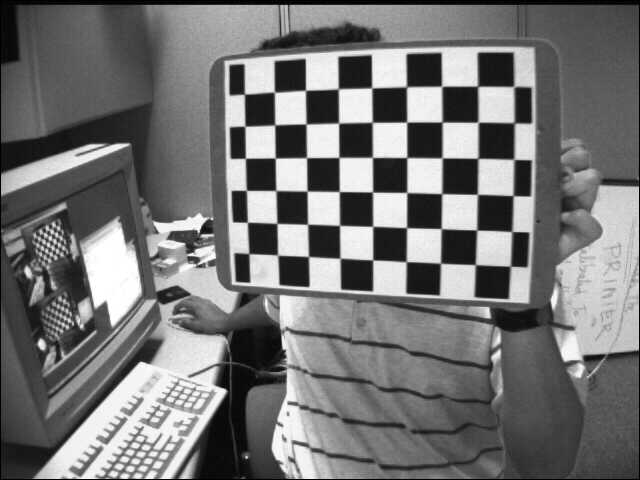
//> input picture src/ProjectsCpp/2DFeatures/HomographyConcenpts/Resources/left01.jpg, 640 x 480 px
$ ./2d_features_homography_from_camera_displacement   (built with g++ and OpenCV 4)
//> lines starting //> are read from the running program, lines starting //| are printed output that depends on the picture; after the words box and inside, x2 and y2 are one past the last pixel; in counts of white or black regions, pixels touching at a corner belong together
//
// Created by 张晓民 on 2020/3/19.
//

#include <iostream>
#include <string>
#include <ctime>
#include <opencv2/opencv.hpp>
#include <opencv2/core.hpp>
#include <opencv2/imgproc/imgproc.hpp>
#include <opencv2/highgui/highgui.hpp>

using namespace std;
using namespace cv;

enum Pattern { CHESSBOARD, CIRCLES_GRID, ASYMMETRIC_CIRCLES_GRID };

/**
 * 计算棋盘格对象的角点坐标
 * @param boardSize
 * @param squareSize
 * @param corners
 * @param patternType
 */
void calcChessboardCorners(Size boardSize, float squareSize, vector<Point3f>& corners, Pattern patternType = CHESSBOARD)
{
    corners.resize(0);

    switch (patternType)
    {
        case CHESSBOARD:
        case CIRCLES_GRID:
            //! [计算棋盘格对象的点]
            for (int i = 0; i < boardSize.height; ++i) {
                for (int j = 0; j < boardSize.width; ++j) {
                    corners.push_back(Point3f(float(j*squareSize), float(i*squareSize), 0));
                }
            }
            //! [计算棋盘格对象的点]
            break;
        case ASYMMETRIC_CIRCLES_GRID:
            for( int i = 0; i < boardSize.height; i++ )
                for( int j = 0; j < boardSize.width; j++ )
                    corners.push_back(Point3f(float((2*j + i % 2)*squareSize),
                                              float(i*squareSize), 0));
            break;
        default:
            CV_Error(Error::StsBadArg, "位置的标定类型!\n");
    }
}

/**
 * 计算从相机姿态2到姿态1的变换
 * @param R1
 * @param tvec1
 * @param R2
 * @param tvec2
 * @param R_1to2
 * @param tvec_1to2
 */
void computeC2MC1(const Mat &R1, const Mat &tvec1, const Mat &R2, const Mat &tvec2, Mat &R_1to2, Mat &tvec_1to2)
{
    R_1to2 = R2 * R1.t();
    tvec_1to2 = R2 * (-R1.t() * tvec1) + tvec2;
}


int main(int, char**)
{
    Mat img1 = imread("Resources/left01.jpg", IMREAD_GRAYSCALE);
//> img1 is the input picture: 480 rows x 640 cols, CV_8UC1; min 0, max 255, mean 116.6
    Mat img2 = imread("Resources/left02.jpg", IMREAD_GRAYSCALE);
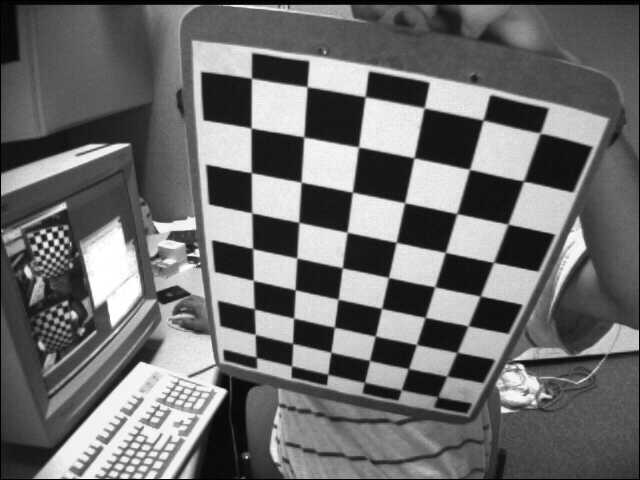
//> input picture src/ProjectsCpp/2DFeatures/HomographyConcenpts/Resources/left02.jpg, 640 x 480 px
//> img2 is the input picture: 480 rows x 640 cols, CV_8UC1; min 0, max 255, mean 109
    imshow("image1", img1);
    imshow("image2", img2);

    // 检测角点
    vector<Point2f> corners1, corners2;
    Size patternSize(9,6);
    bool found1 = findChessboardCorners(img1, patternSize, corners1);
//> corners1 = 54 Points (x, y), first 12: [244.4, 94.33], [274.6, 92.24], [305.5, 90.4], [338.4, 88.84], [371.6, 87.98], [406.8, 86.92], [441.6, 86.37], [477.6, 86.38], [514, 86.8], [245, 126.5], [275, 124.8], [306, 124]; found1 = true
    bool found2 = findChessboardCorners(img2, patternSize, corners2);
//> corners2 = 54 Points (x, y), first 12: [256.6, 357.4], [255.3, 334.5], [254.8, 309], [253.3, 280.1], [252.5, 248], [251.8, 212.8], [251.2, 172.4], [251.4, 128.3], [251.5, 78.36], [291.6, 366], [292.6, 343.4], [293.6, 318.2]; found2 = true

    // 棋盘格各自大小
    const float squareSize = 0.025f;
    vector<Point3f> objectPoints;
    calcChessboardCorners(patternSize, squareSize, objectPoints, CHESSBOARD);

    //! [加载摄像机参数]
    // 相机参数
    string intrinsicsPath = "Resources/left_intrinsics.yml";
    FileStorage fs(samples::findFile(intrinsicsPath), FileStorage::READ);
    Mat cameraMatix, distCoeffs;
    fs["camera_matrix"] >> cameraMatix;
    fs["distortion_coefficients"] >> distCoeffs;
    //! [加载摄像机参数]

    Mat rvec1, tvec1; // image1相机的旋转向量和平移向量
    solvePnP(objectPoints, corners1, cameraMatix, distCoeffs, rvec1, tvec1);
//> rvec1 = [0.167, 0.275, 0.0135]; tvec1 = [-0.0752, -0.109, 0.4]
    cout << "rvec1:\n"<<rvec1<<endl;
//| rvec1:
//| [0.1666355456440465;
//|  0.2747307206583818;
//|  0.0135375872636715]
    cout << "tvec1:\n"<<tvec1<<endl;
//| tvec1:
//| [-0.07519400661722432;
//|  -0.1089719231097183;
//|  0.4000315765375945]
    Mat rvec2, tvec2; // image2相机的旋转向量和平移向量
    solvePnP(objectPoints, corners2, cameraMatix, distCoeffs, rvec2, tvec2);
//> rvec2 = [0.421, 0.658, -1.34]; tvec2 = [-0.0584, 0.0821, 0.354]
    cout << "rvec2:\n"<<rvec2<<endl;
//| rvec2:
//| [0.4210860622160975;
//|  0.657648747291097;
//|  -1.335593966507142]
    cout << "tvec2:\n"<<tvec2<<endl;
//| tvec2:
//| [-0.05838746633680685;
//|  0.08207134346113966;
//|  0.3544983927924971]

    // 绘制坐标轴
    Mat image1Color, image2Color;
    cvtColor(img1, image1Color, COLOR_GRAY2BGR);
    cvtColor(img2, image2Color, COLOR_GRAY2BGR);
    drawFrameAxes(image1Color, cameraMatix, distCoeffs, rvec1, tvec1, 2*squareSize);
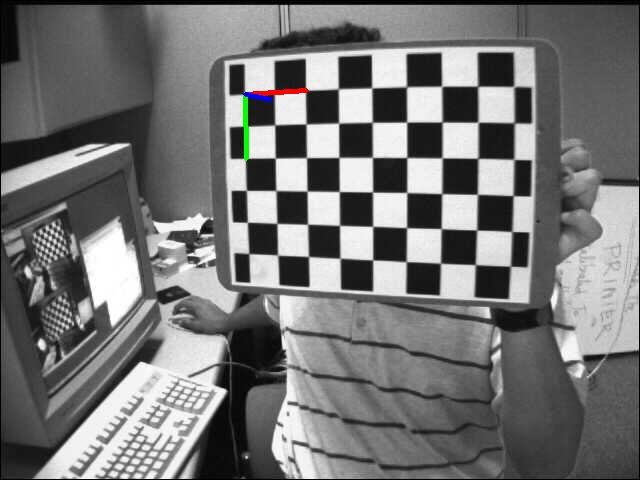
//> image1Color: 480 rows x 640 cols, CV_8UC3; 0.23% of pixels changed, all inside (x1, y1, x2, y2) = (243, 88, 309, 161)
    drawFrameAxes(image2Color, cameraMatix, distCoeffs, rvec2, tvec2, 2*squareSize);
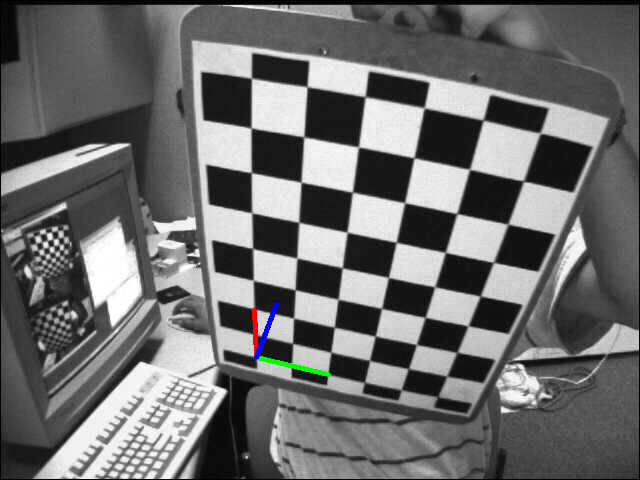
//> image2Color: 480 rows x 640 cols, CV_8UC3; 0.28% of pixels changed, all inside (x1, y1, x2, y2) = (252, 302, 331, 377)
    imshow("image1 axies", image1Color);
    imshow("image2 axies", image2Color);


    waitKey();

    return EXIT_SUCCESS;
}
